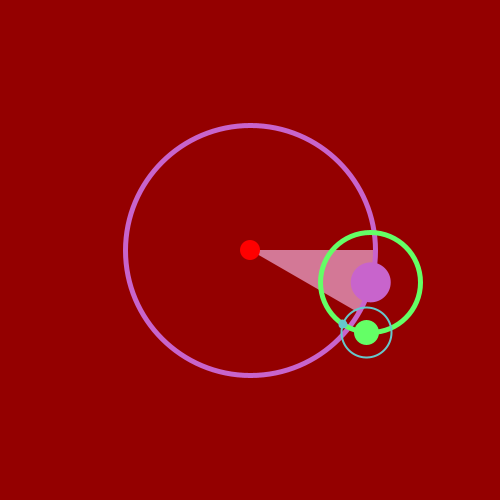
Frame 1 (no input)
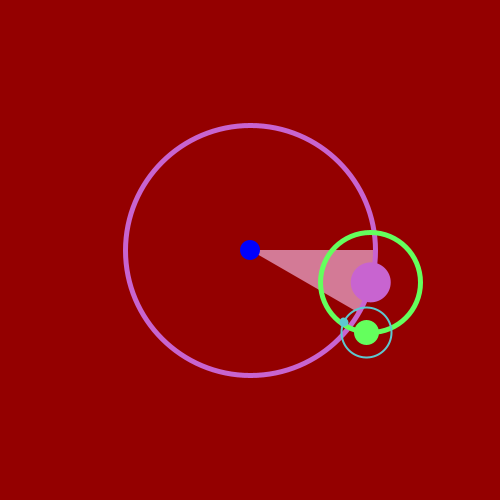
Frame 60 (the mouse pressed at the canvas centre just before this capture)
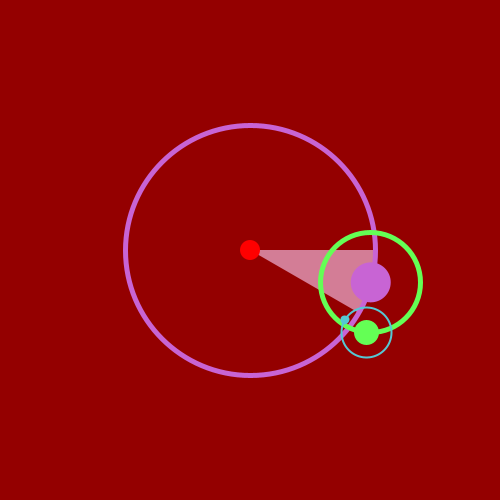
Frame 120 (the mouse held since frame 60 and released just before this capture)

The Processing sketch that drew these frames (run headless with seeded random() and noise(); from frame 60 on, the mouse is pressed at the canvas centre):

// Processing sketch: processing_169588
// ── processing_169588.pde

float mainX;
float mainY;
int d;//size
float c1;//colors
float c2;//colors

float s;//second
float m;//minute
float h;//hour
float secondsRadius;
float minutesRadius;
float hoursRadius;
float clockDiameter;
//from the processing "clock" example
float bkColor;//background Color

//positions
PVector hourPos;
PVector minPos;
PVector secPos;

//count system
float previousTime;
float threshold = 1000;
Boolean count = false;
int counting = 0;
float a;
float b;
float c;

void setup(){
  smooth();
  size(500, 500);
  
  mainX = width/2;
  mainY = height/2;
  
  d = min(width, height)/2;
  secondsRadius = d * 0.60;
  minutesRadius = d * 0.20;
  hoursRadius = d * 0.50;
  //from the processing "clock" example
  clockDiameter = d * 1.3;
  
  hourPos = new PVector(0,0);
  minPos = new PVector(0,0);
  secPos = new PVector(0,0);
}

void draw(){
  background(0);
  float min = norm(minute(), 0, 60);
  float hou = hour()+min;
  if (hou<=6 && hou>0){
    bkColor = map(hou, 0, 6, 0, 255);
    background(bkColor, 0, 0);
  }else if (hou>6 && hou<=11){
    bkColor = map(hou, 5, 11, 0, 255);
    background(255, bkColor, 0);
  }else if (hou>11 && hou<=15){
    bkColor = map(hou, 10, 15, 0, 255);
    background(255, 255, bkColor);
  }else if (hou>15 && hou<=19){
    bkColor = map(hou, 14, 19, 0, 255);
    background(abs(255-bkColor), abs(255-bkColor), 255);
  }else if (hou>19 && hou<=22){
    bkColor = map(hou, 18, 22, 0, 255);
    background(0, 0, abs(255-bkColor));
  }else{
    background(0);
  }
drawClock();
countColor();
  println(hour() + "|" + hou);

}


void countColor(){
  if (millis()>previousTime + threshold){
    count = !count;
    previousTime = millis();
  }
  //count
  if (count){
    fill(0,0,255);
  }else{
    fill(255,0,0);
  }
  noStroke();
  rectMode(CENTER);
  ellipse(mainX, mainY, 20, 20);
}

void drawClock(){
  c1 = map(second(),0, 60, 0, 510);
  c2 = map(second(),0, 60, 0, 255);
  
  //body of the clock
  fill(0,0,0,0);
  rectMode(CENTER);
  strokeWeight(40);
  stroke(abs(255-c1),100, 200, 230);
  //transparency allows background color to influence the clock color
  //ellipse(mainX, mainY, clockDiameter, clockDiameter);
  
  s = map(second(), 0, 60, 0, TWO_PI) - HALF_PI;//second
  m = map(minute() + norm(second(), 0, 60), 0, 60, 0, TWO_PI) - HALF_PI;//minute
  h = map(hour() + norm(minute(), 0, 60), 0, 24, 0, TWO_PI * 2) - HALF_PI;//hour
  //from the "clock" example from processing.org
  
  //hour pin
  int newHour;
  hourPos.x = mainX + cos(h) * hoursRadius;
  hourPos.y = mainY + sin(h) * hoursRadius;
  if (hour()>12){
    newHour = hour()-12;
  }else{
    newHour = hour();
  }
  noStroke();
  fill(255,c2,255,150);
  rectMode(CENTER);
  arc(mainX, mainY, hoursRadius*2, hoursRadius*2,HALF_PI*3+HALF_PI/3*newHour, HALF_PI*3+HALF_PI/3*(newHour+1));
  stroke(200,100,c2);
  strokeWeight(5);
  noFill();
  ellipse(mainX, mainY,hoursRadius*2, hoursRadius*2);
  fill(200, 100, c2);
  noStroke();
  rectMode(CENTER);
  ellipse(hourPos.x, hourPos.y, 40, 40);
  
  //minute pin
  minPos.x = hourPos.x+cos(m)*minutesRadius;
  minPos.y = hourPos.y+sin(m)*minutesRadius;
  stroke(200);
  strokeWeight(2);
  noFill();
  stroke(100,255 , abs(510-c1));
  strokeWeight(5);
  rectMode(CENTER);
  ellipse(hourPos.x, hourPos.y, minutesRadius*2, minutesRadius*2);
  fill(100,255,abs(510-c1));
  rectMode(CENTER);
  ellipse(minPos.x, minPos.y, 20, 20);
  
  //second pin
  secPos.x = minPos.x + cos(s)*secondsRadius/6;
  secPos.y = minPos.y + sin(s)*secondsRadius/6;
  noFill();
  stroke(abs(510-c1), 200, c2);
  strokeWeight(2);
  ellipse(minPos.x, minPos.y, secondsRadius/3, secondsRadius/3);
  fill(abs(510-c1), 200, c2);
  strokeWeight(2);
  rectMode(CENTER);
  ellipse(secPos.x, secPos.y, 7, 7);
}
